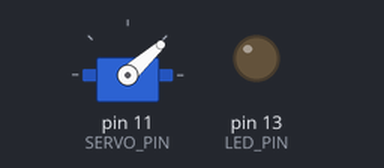
Recording of a sketch running on a simulated Arduino Uno, built with avr-gcc and run on an emulated ATmega328P. On the bench: servo, output pins drawn as LEDs (lit = HIGH). What the sketch prints to the serial monitor is not drawn.

Above: at 0.45 s.
At 1.1 s:
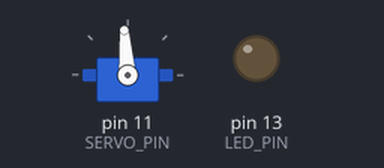
At 1.8 s:
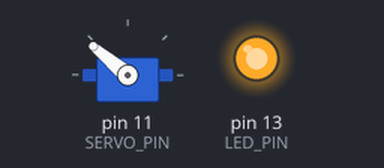
At 3.15 s:
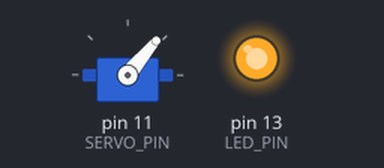
Timing chart, 0 to 7.7 s (numbered marks = the images above):
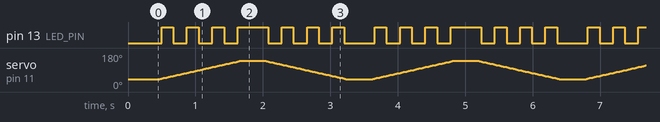

The sketch:

solar_selftest.ino
```cpp
// solar_selftest.ino — 태양광 서보(MG90S) 배선 점검용 (시리얼 명령·브리지 불필요)
// ─────────────────────────────────────────────────────────────────────────────
// 목적: "서보가 움직이냐" 자체를 상위 파이프라인과 분리해서 확인한다.
//   전원만 넣으면 0°↔180° 를 계속 왕복한다. 여기서 움직이면 서보·핀·전원 정상 →
//   문제는 상위(브리지가 ANG 를 안 보냄 / transmit 트리거 없음)에 있다.
//   여기서도 안 움직이면 배선·전원(외부 5V 권장) 문제다.
//
// 핀 배치(실측): 신호선은 D11. (solar_panel_uno.ino 문서값 D9 와 다름 — 실제 배선 기준)
//   [서보 신호] → D11     (주황/노랑 선)
//   [서보 V+]  → 외부 5V  (권장. Uno 5V 핀은 MG90S 기동전류에 브라운아웃 될 수 있음)
//   [서보 GND] → 공통 GND (Uno GND 와 외부전원 GND 를 함께 묶는다)
//   [LED]      → D13 (온보드)
//
// ※ MG90S 는 표준 위치제어 서보(0-180°)다. 연속회전(무한 스핀)은 안 된다 —
//   연속회전이 필요하면 FS90R 같은 continuous-rotation 서보로 바꿔야 한다.
//
// 업로드: arduino-cli compile --upload -p /dev/cu.xxx --fqbn arduino:avr:uno \
//           common/arduino/solar_selftest

#include <Servo.h>

const uint8_t SERVO_PIN = 11;   // 실측 신호핀(D9 아님)
const uint8_t LED_PIN   = 13;
// 전원 부족(USB) 대비 stopgap: 끝단(0/180)을 피하고 저속으로 → 기동/스톨 전류 스파이크 완화.
const int     ANG_LO    = 40;   // 왕복 하한(0 대신 — 끝단 스톨 회피)
const int     ANG_HI    = 140;  // 왕복 상한(180 대신)
const int     STEP_DEG  = 2;    // 스텝 작게(전류 완만)
const int     STEP_MS   = 25;   // 스텝 느리게

Servo panel;

void setup() {
  Serial.begin(9600);
  pinMode(LED_PIN, OUTPUT);
  panel.attach(SERVO_PIN);
  panel.write(ANG_LO);           // 중앙 근처에서 시작(0 슬램 회피)
  delay(400);
  Serial.println(F("SOLAR SELFTEST (gentle) — D11, 40..140 저속 왕복. 전원부족 대비."));
}

void loop() {
  Serial.println(F("→ HI"));
  for (int a = ANG_LO; a <= ANG_HI; a += STEP_DEG) {
    panel.write(a);
    digitalWrite(LED_PIN, (a / 15) % 2);
    delay(STEP_MS);
  }
  delay(300);

  Serial.println(F("→ LO"));
  for (int a = ANG_HI; a >= ANG_LO; a -= STEP_DEG) {
    panel.write(a);
    digitalWrite(LED_PIN, (a / 15) % 2);
    delay(STEP_MS);
  }
  delay(300);
}
```

Measured:
- by itself, pin 13 (LED_PIN): repeats every 3.2 s: 2 × (LOW 0.20 s, HIGH 0.18 s), LOW 0.20 s, HIGH 0.45 s, 3 × (LOW 0.20 s, HIGH 0.18 s), LOW 0.45 s, HIGH 0.18 s
